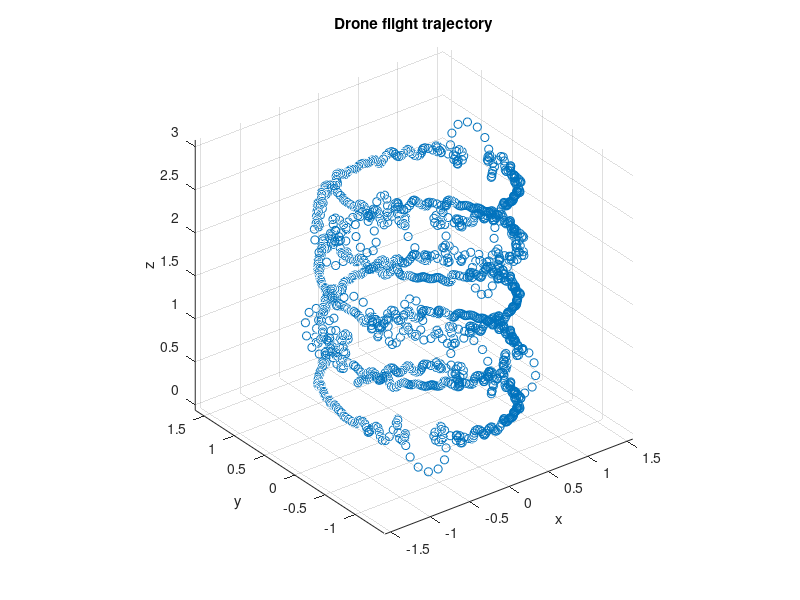

Recreate this plot in MATLAB. (Note: this script raises an error after producing the figure.)
clc
clear all
close all

Index = 175715
N0 = mod(Index,10);
N1 = mod(N0-1,4)+1;

% ------ TASK 2 ------
load trajektoria1.mat

plot3(x,y,z,'o');
grid on;
axis equal;
title("Drone flight trajectory");
xlabel("x");
ylabel("y");
zlabel("z");

% ------ TASK 3 ------
N = 50;

[~, x_approximated] = aproksymacjaWiel(n, x, N);
[~, y_approximated] = aproksymacjaWiel(n, y, N);
[~, z_approximated] = aproksymacjaWiel(n, z, N);
plot3(x_approximated, y_approximated, z_approximated,'LineWidth',4, 'color', 'black');

% ------ TASK 4 ------
hold on
grid on;
axis equal;
title("Real and approximated trajectory (poly)");
xlabel("x");
ylabel("y");
zlabel("z");
plot3(x, y, z,'o', 'color', 'blue');
plot3(x_approximated, y_approximated, z_approximated,'LineWidth', 4, 'color', 'black');
hold off;

% ------ TASK 5 ------
load trajektoria2.mat
N = 62;
[~, x_approximated] = aproksymacjaWiel(n, x, N);
[~, y_approximated] = aproksymacjaWiel(n, y, N);
[~, z_approximated] = aproksymacjaWiel(n, z, N);
plot3(x_approximated, y_approximated, z_approximated,'LineWidth',4, 'color', 'black');

err = [];
M = length(n)

for N = 1:71
    [~, x_approximated] = aproksymacjaWiel(n, x, N);
    [~, y_approximated] = aproksymacjaWiel(n, y, N);
    [~, z_approximated] = aproksymacjaWiel(n, z, N);
    
    err_single = (sqrt(sum(x - x_approximated).^2) + sqrt(sum(y - y_approximated).^2) + sqrt(sum(z - z_approximated).^2)) / M;
    
    err = [err, err_single];
end

semilogy(err)
title("Poly approximation error (1 .. 71)");
xlabel("N");
ylabel("Error");

% ------ TASK 6 ------
[x_approximated] = aprox_tryg(n, x, N);
[y_approximated] = aprox_tryg(n, y, N);
[z_approximated] = aprox_tryg(n, z, N);
% zastosowałem aproksymację, ale w poleceniu nie ma żadnych informacji, co
% mam z nią zrobić, dlatego też zrobię po prostu wykres

hold on
grid on;
axis equal;
title("Real and approximated trajectory (tryg)");
xlabel("x");
ylabel("y");
zlabel("z");
plot3(x, y, z,'o', 'color', 'blue');
plot3(x_approximated, y_approximated, z_approximated,'LineWidth', 4, 'color', 'black');
hold off;

% ------ TASK 7 ------

N = 62;

[x_approximated] = aprox_tryg(n, x, N);
[y_approximated] = aprox_tryg(n, y, N);
[z_approximated] = aprox_tryg(n, z, N);
plot3(x_approximated, y_approximated, z_approximated,'LineWidth',4, 'color', 'black');
title("Tryg approximation for N=62")

err = [];
M = length(n)

for N = 1:71
    [x_approximated] = aprox_tryg(n, x, N);
    [y_approximated] = aprox_tryg(n, y, N);
    [z_approximated] = aprox_tryg(n, z, N);
    
    err_single = (sqrt(sum(x - x_approximated).^2) + sqrt(sum(y - y_approximated).^2) + sqrt(sum(z - z_approximated).^2)) / M;
    
    err = [err, err_single];
end

semilogy(err)
title("Tryg approximation error (1 .. 71)");
xlabel("N");
ylabel("Error");


